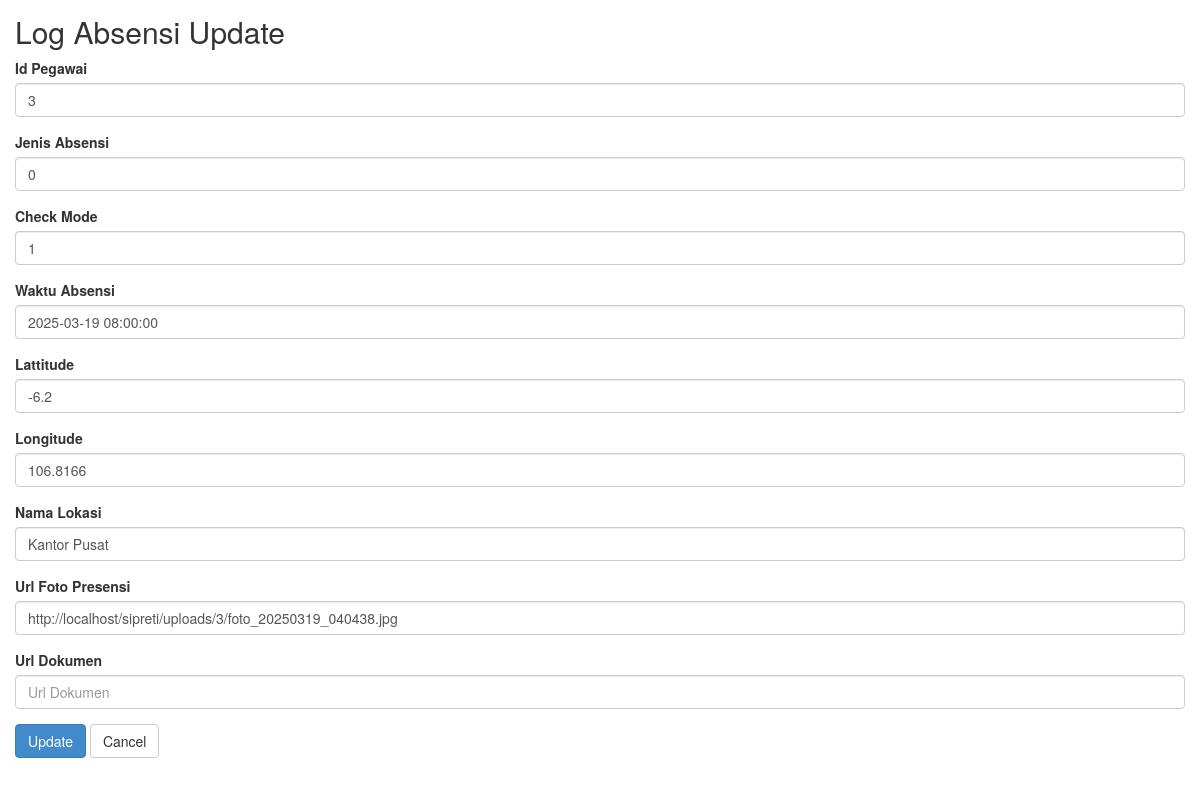
Page /log_absensi/update/5.html on the committed database.
### tables this page shows
CREATE TABLE `log_absensi` (
  `id_log_absensi` int(11) NOT NULL,
  `id_pegawai` int(11) NOT NULL,
  `jenis_absensi` tinyint(4) NOT NULL COMMENT '0: harian, 1: dinas',
  `check_mode` tinyint(4) NOT NULL COMMENT '0: check in, 1: check out',
  `waktu_absensi` datetime NOT NULL,
  `lattitude` double NOT NULL,
  `longitude` double NOT NULL,
  `nama_lokasi` varchar(255) DEFAULT NULL,
  `url_foto_presensi` varchar(255) DEFAULT NULL,
  `url_dokumen` varchar(255) DEFAULT NULL,
  `waktu_verifikasi` varchar(255) DEFAULT NULL,
  `created_at` timestamp NOT NULL DEFAULT current_timestamp(),
  `updated_at` timestamp NOT NULL DEFAULT current_timestamp() ON UPDATE current_timestamp(),
  `deleted_at` timestamp NULL DEFAULT NULL
);

### application/controllers/Log_absensi.php (called while the page is built, shortened)
<?php
class Log_absensi extends CI_Controller
{
	function __construct()
	{
		$this->load->model('Log_absensi_model');
		$this->load->library('form_validation');
	}
	public function update($id)
	{
		$row = $this->Log_absensi_model->get_by_id($id);
		if ($row) {
			$data = array(
				'button' => 'Update',
				'action' => site_url('log_absensi/update_action'),
				'id_log_absensi' => set_value('id_log_absensi', $row->id_log_absensi),
				'id_pegawai' => set_value('id_pegawai', $row->id_pegawai),
				'jenis_absensi' => set_value('jenis_absensi', $row->jenis_absensi),
				'check_mode' => set_value('check_mode', $row->check_mode),
				'waktu_absensi' => set_value('waktu_absensi', $row->waktu_absensi),
				'lattitude' => set_value('lattitude', $row->lattitude),
				'longitude' => set_value('longitude', $row->longitude),
				'nama_lokasi' => set_value('nama_lokasi', $row->nama_lokasi),
				'url_foto_presensi' => set_value('url_foto_presensi', $row->url_foto_presensi),
				'url_dokumen' => set_value('url_dokumen', $row->url_dokumen),
			);
			$this->load->view('log_absensi/log_absensi_form', $data);
		} else {
			$this->session->set_flashdata('message', 'Record Not Found');
			redirect(site_url('log_absensi'));
		}
	}
}

### index.php (called while the page is built, shortened)
<?php
require_once BASEPATH.'core/CodeIgniter.php';

### application/models/Log_absensi_model.php (called while the page is built, shortened)
<?php
class Log_absensi_model extends CI_Model
{
	public $table = 'log_absensi';
	public $id = 'id_log_absensi';
	function get_by_id($id)
	{
		$this->db->where($this->id, $id);
		return $this->db->get($this->table)->row();
	}
}

### application/views/log_absensi/log_absensi_form.php (the view, shortened to what this page needs)
<!doctype html>
<html>
    <head>
        <link rel="stylesheet" href="<?php echo base_url('assets/bootstrap/css/bootstrap.min.css') ?>"/>
    </head>
    <body>
        <h2 style="margin-top:0px">Log Absensi <?php echo $button ?></h2>
        <form action="<?php echo $action; ?>" method="post">
	    <div class="form-group">
            <label for="int">Id Pegawai <?php echo form_error('id_pegawai') ?></label>
            <input type="text" class="form-control" name="id_pegawai" id="id_pegawai" placeholder="Id Pegawai" value="<?php echo $id_pegawai; ?>" />
        </div>
	    <div class="form-group">
            <label for="tinyint">Jenis Absensi <?php echo form_error('jenis_absensi') ?></label>
            <input type="text" class="form-control" name="jenis_absensi" id="jenis_absensi" placeholder="Jenis Absensi" value="<?php echo $jenis_absensi; ?>" />
        </div>
	    <div class="form-group">
            <label for="tinyint">Check Mode <?php echo form_error('check_mode') ?></label>
            <input type="text" class="form-control" name="check_mode" id="check_mode" placeholder="Check Mode" value="<?php echo $check_mode; ?>" />
        </div>
	    <div class="form-group">
            <label for="datetime">Waktu Absensi <?php echo form_error('waktu_absensi') ?></label>
            <input type="text" class="form-control" name="waktu_absensi" id="waktu_absensi" placeholder="Waktu Absensi" value="<?php echo $waktu_absensi; ?>" />
        </div>
	    <div class="form-group">
            <label for="double">Lattitude <?php echo form_error('lattitude') ?></label>
            <input type="text" class="form-control" name="lattitude" id="lattitude" placeholder="Lattitude" value="<?php echo $lattitude; ?>" />
        </div>
	    <div class="form-group">
            <label for="double">Longitude <?php echo form_error('longitude') ?></label>
            <input type="text" class="form-control" name="longitude" id="longitude" placeholder="Longitude" value="<?php echo $longitude; ?>" />
        </div>
	    <div class="form-group">
            <label for="varchar">Nama Lokasi <?php echo form_error('nama_lokasi') ?></label>
            <input type="text" class="form-control" name="nama_lokasi" id="nama_lokasi" placeholder="Nama Lokasi" value="<?php echo $nama_lokasi; ?>" />
        </div>
	    <div class="form-group">
            <label for="varchar">Url Foto Presensi <?php echo form_error('url_foto_presensi') ?></label>
            <input type="text" class="form-control" name="url_foto_presensi" id="url_foto_presensi" placeholder="Url Foto Presensi" value="<?php echo $url_foto_presensi; ?>" />
        </div>
	    <div class="form-group">
            <label for="varchar">Url Dokumen <?php echo form_error('url_dokumen') ?></label>
            <input type="text" class="form-control" name="url_dokumen" id="url_dokumen" placeholder="Url Dokumen" value="<?php echo $url_dokumen; ?>" />
        </div>
	    <button type="submit" class="btn btn-primary"><?php echo $button ?></button>
	    <a href="<?php echo site_url('log_absensi') ?>" class="btn btn-default">Cancel</a>
	</form>
    </body>
</html>

### application/views/log_absensi/log_absensi_form.php (style rules this page uses)
body { padding: 15px; }

### rows in the picture
log_absensi: id_pegawai "3", jenis_absensi "0", check_mode "1", waktu_absensi "2025-03-19 08:00:00", lattitude "-6.2", longitude "106.8166", nama_lokasi "Kantor Pusat", url_foto_presensi "http://localhost/sipreti/uploads/3/foto_20250319_040438.jpg"

### other values in the picture
$button "Update"
